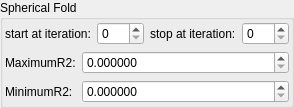
    <widget class="QGroupBox" name="groupBox_2">
     <property name="title">
      <string>Spherical Fold</string>
     </property>
     <layout class="QVBoxLayout" name="verticalLayout_6">
      <property name="leftMargin">
       <number>2</number>
      </property>
      <property name="topMargin">
       <number>2</number>
      </property>
      <property name="rightMargin">
       <number>2</number>
      </property>
      <property name="bottomMargin">
       <number>2</number>
      </property>
      <item>
       <layout class="QHBoxLayout" name="horizontalLayout_11" stretch="0,1,0,1">
        <property name="topMargin">
         <number>0</number>
        </property>
        <item>
         <widget class="QLabel" name="label_76">
          <property name="text">
           <string>start at iteration:</string>
          </property>
          <property name="wordWrap">
           <bool>true</bool>
          </property>
         </widget>
        </item>
        <item>
         <widget class="MySpinBox" name="spinboxInt_transf_start_iterations_S">
          <property name="sizePolicy">
           <sizepolicy hsizetype="Minimum" vsizetype="Maximum">
            <horstretch>0</horstretch>
            <verstretch>0</verstretch>
           </sizepolicy>
          </property>
          <property name="minimum">
           <number>0</number>
          </property>
          <property name="maximum">
           <number>999</number>
          </property>
          <property name="value">
           <number>0</number>
          </property>
         </widget>
        </item>
        <item>
         <widget class="QLabel" name="label_61">
          <property name="text">
           <string>stop at iteration:</string>
          </property>
          <property name="wordWrap">
           <bool>true</bool>
          </property>
         </widget>
        </item>
        <item>
         <widget class="MySpinBox" name="spinboxInt_transf_stop_iterations_S">
          <property name="sizePolicy">
           <sizepolicy hsizetype="Preferred" vsizetype="Maximum">
            <horstretch>0</horstretch>
            <verstretch>0</verstretch>
           </sizepolicy>
          </property>
          <property name="maximum">
           <number>999</number>
          </property>
         </widget>
        </item>
       </layout>
      </item>
      <item>
       <layout class="QGridLayout" name="gridLayout_7" columnstretch="0,1">
        <item row="1" column="1">
         <widget class="MyDoubleSpinBox" name="spinbox_transf_maxR2_1">
          <property name="sizePolicy">
           <sizepolicy hsizetype="Minimum" vsizetype="Maximum">
            <horstretch>0</horstretch>
            <verstretch>0</verstretch>
           </sizepolicy>
          </property>
          <property name="prefix">
           <string/>
          </property>
          <property name="suffix">
           <string/>
          </property>
          <property name="decimals">
           <number>6</number>
          </property>
          <property name="minimum">
           <double>0.000000000000000</double>
          </property>
          <property name="maximum">
           <double>99.989999999999995</double>
          </property>
          <property name="singleStep">
           <double>0.100000000000000</double>
          </property>
         </widget>
        </item>
        <item row="2" column="0">
         <widget class="QLabel" name="label_31">
          <property name="text">
           <string>MinimumR2:</string>
          </property>
         </widget>
        </item>
        <item row="2" column="1">
         <widget class="MyDoubleSpinBox" name="spinbox_transf_minR2_p25">
          <property name="sizePolicy">
           <sizepolicy hsizetype="Minimum" vsizetype="Maximum">
            <horstretch>0</horstretch>
            <verstretch>0</verstretch>
           </sizepolicy>
          </property>
          <property name="prefix">
           <string/>
          </property>
          <property name="suffix">
           <string/>
          </property>
          <property name="decimals">
           <number>6</number>
          </property>
          <property name="minimum">
           <double>0.000000000000000</double>
          </property>
          <property name="maximum">
           <double>99.989999999999995</double>
          </property>
          <property name="singleStep">
           <double>0.100000000000000</double>
          </property>
         </widget>
        </item>
        <item row="1" column="0">
         <widget class="QLabel" name="label_22">
          <property name="text">
           <string>MaximumR2:</string>
          </property>
         </widget>
        </item>
       </layout>
      </item>
     </layout>
    </widget>
